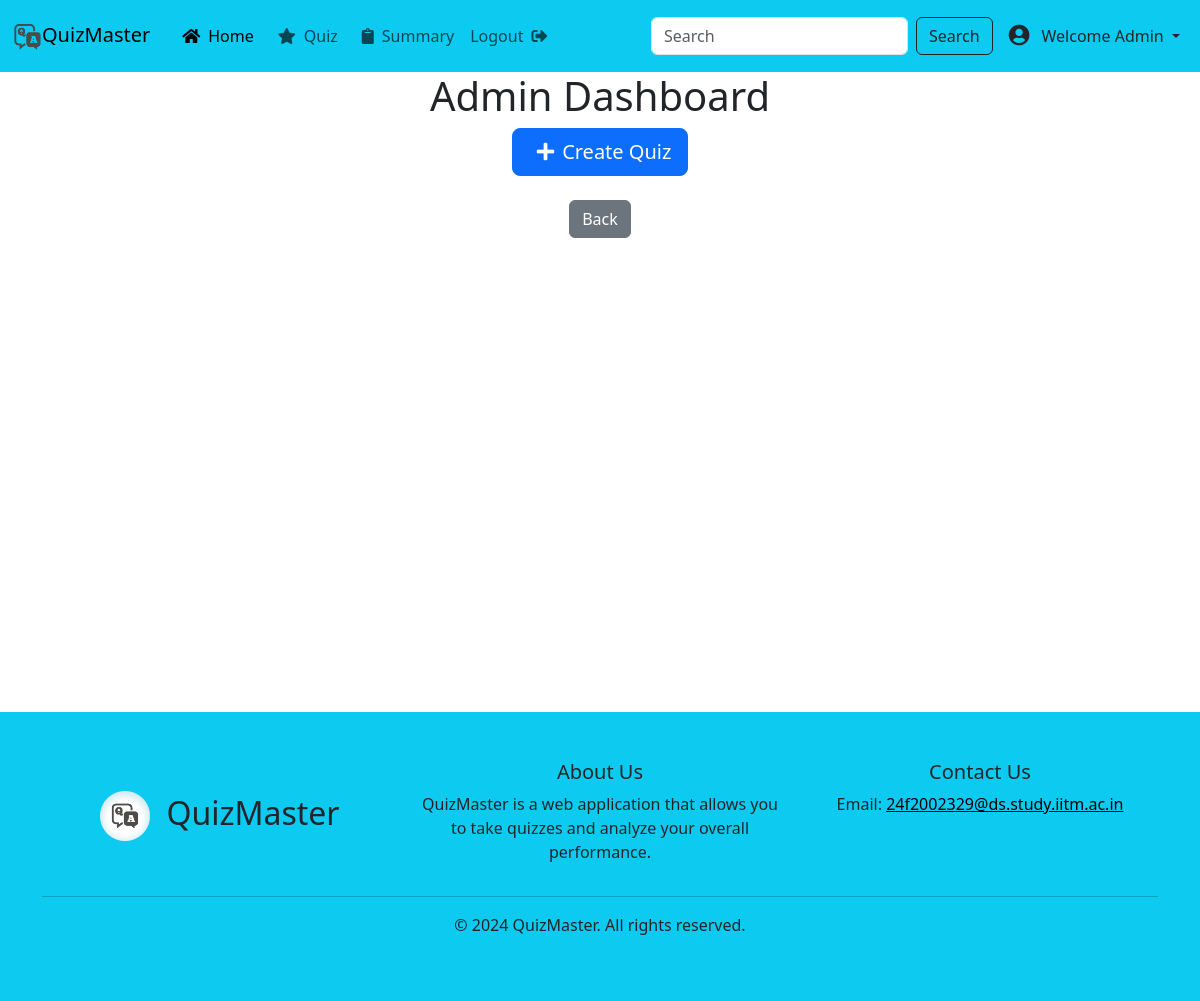
The app's page /admin/quiz (signed in), older data.
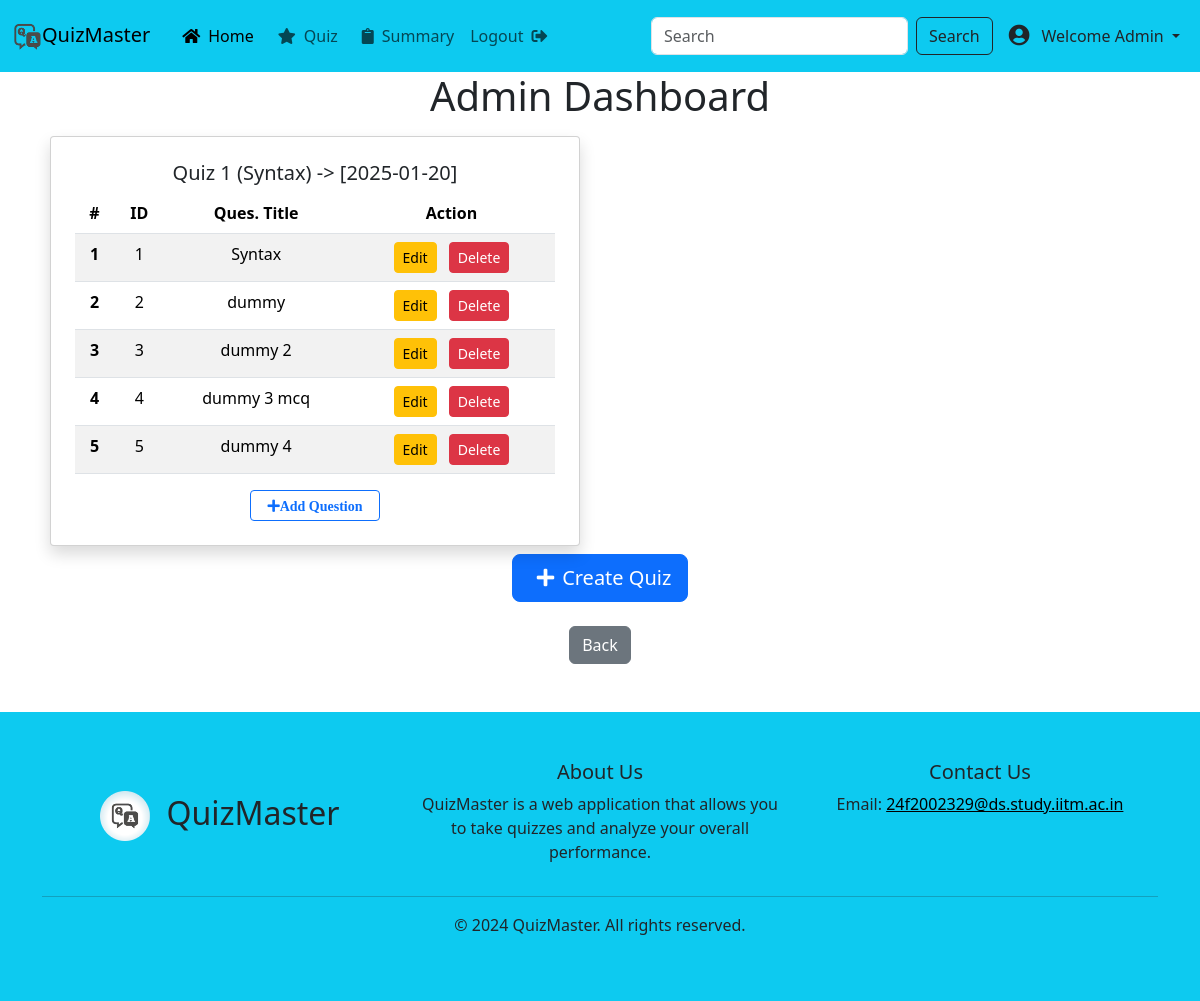
The same page, newer data.
### app/models/models.py (models this page shows)
class Quiz(db.Model):
    id = db.Column(db.Integer, primary_key=True)
    quiz_date = db.Column(db.DateTime, nullable=True)
    duration = db.Column(db.Integer, nullable=False)
    status = db.Column(db.String(20), default='pending')
    chapter_id = db.Column(db.Integer, db.ForeignKey('chapter.id'), nullable=False)
    questions = db.relationship('Question', backref='quiz', lazy=True)

class Chapter(db.Model):
    id = db.Column(db.Integer, primary_key=True)
    name = db.Column(db.String(100), nullable=False)
    subject_id = db.Column(db.Integer, db.ForeignKey('subject.id'), nullable=False)
    quizzes = db.relationship('Quiz', backref='chapter', lazy=True)

class Question(db.Model):
    id = db.Column(db.Integer, primary_key=True)
    title = db.Column(db.String(200), nullable=False)
    text = db.Column(db.String(500), nullable=False)
    type = db.Column(db.String(20), nullable=False)
    quiz_id = db.Column(db.Integer, db.ForeignKey('quiz.id'), nullable=False)
    option1 = db.Column(db.String(200), nullable=True)
    option2 = db.Column(db.String(200), nullable=True)
    option3 = db.Column(db.String(200), nullable=True)
    option4 = db.Column(db.String(200), nullable=True)
    correct_options = db.Column(db.String(200), nullable=False)
    marks = db.Column(db.Integer, nullable=False, default=4)
    negative_marks = db.Column(db.Integer, nullable=False, default=0)
    question_image = db.Column(db.String(200), nullable=True)
    option1_image = db.Column(db.String(200), nullable=True)
    option2_image = db.Column(db.String(200), nullable=True)
    option3_image = db.Column(db.String(200), nullable=True)
    option4_image = db.Column(db.String(200), nullable=True)

### app/routes/admin.py (the view)
@admin_blueprint.route('/quiz')
def quiz():
    if session.get('role') != 'admin':
        return "Unauthorized", 403
    quizzes = Quiz.query.all()
    subject = Subject.query.all()
    chapters = Chapter.query.all()
    chapter_dict = {chapter.id: chapter.name for chapter in chapters}
    return render_template('admin/quiz.html' , quizzes=quizzes, subject=subject, chapter_dict=chapter_dict)

### app/templates/admin/quiz.html
{% extends "base.html" %}
{% block content %}
<section class="vh-90 content">
    <div class="container text-center">
        <div class="row">
            <h1>Admin Dashboard</h1>
            {% for quiz in quizzes %}
            <div class="col-md-6">
                <div class="card mx-2 my-2 px-2 py-2 shadow ">
                    <div class="card-body">
                        <h5 class="card-title">Quiz {{ quiz.id }} ({{ chapter_dict[quiz.chapter_id] }}) -> [{{ quiz.quiz_date.strftime('%Y-%m-%d')}}]</h5>
                        <table class="table table-striped">
                            <thead>
                                <tr>
                                    <th scope="col">#</th>
                                    <th scope="col">ID</th>
                                    <th scope="col">Ques. Title</th>
                                    <th scope="col">Action</th>
                                </tr>
                            </thead>
                            <tbody>
                                {% for question in quiz.questions %}
                                <tr>
                                    <th scope="row">{{ loop.index }}</th>
                                    <td>{{ question.id }}</td>
                                    <td>{{ question.title }}</td>
                                    <td>
                                        <a class="btn btn-warning btn-sm mx-1" href="{{ url_for('admin.edit_question', question_id=question.id) }}">Edit</a>
                                        <a class="btn btn-danger btn-sm mx-1" href="{{ url_for('admin.delete_question', question_id=question.id) }}">Delete</a>
                                    </td>
                                </tr>
                                {% endfor %}
                            </tbody>
                        </table>
                        <a href="{{ url_for('admin.add_question', quiz_id=quiz.id) }}" class="btn btn-outline-primary btn-sm"><i class="fas fa-plus px-2">Add Question</i></a>
                    </div>
                </div>
            </div>
            {% endfor %}
        </div>
    </div>
    <div class="container text-center">
            <a href="{{url_for('admin.create_quiz')}}" class="btn btn-primary create-quiz-btn btn-lg mb-2"><i class="fas fa-plus px-2"></i>Create Quiz</a>
    </div>
    <div class="text-center">
        <button onclick="history.back()" class="btn btn-secondary mt-3 mb-4">Back</button>
    </div>
</section>
{% endblock %}

### app/templates/base.html (shortened to what this page needs)
<!DOCTYPE html>
<html lang="en">
<head>
    <link rel="stylesheet" href="{{ url_for('static', filename='css/bootstrap.min.css') }}">
    <link rel="stylesheet" href="{{ url_for('static', filename='css/style.css') }}">
    <link rel="stylesheet" href="https://cdnjs.cloudflare.com/ajax/libs/font-awesome/5.15.4/css/all.min.css">
</head>
<body>
    <header>
    <nav class="navbar navbar-expand-lg navbar-light bg-info">
        <div class="container-fluid">
              {% if session['user_id'] == 0 %}
          <a class="navbar-brand site-title" href="{{ url_for('admin.dashboard')}}"><img src="{{ url_for('static', filename='img/logo.png') }}" width="30" height="30">QuizMaster</a>
          <div class="collapse navbar-collapse" id="navbarSupportedContent">
            <ul class="navbar-nav me-auto mb-2 mb-lg-0">
              <li class="nav-item">
                <a class="nav-link active" aria-current="page" href="{{ url_for('admin.dashboard')}}"><i class="fas fa-home px-2"></i>Home</a>
              </li>
              <li class="nav-item">
                <a class="nav-link" href="{{ url_for('admin.quiz') }}"><i class="fas fa-star px-2"></i>Quiz</a>
              </li>
              <li class="nav-item">
                <a class="nav-link" href="{{ url_for('admin.summary') }}"><i class="fas fa-clipboard px-2"></i>Summary</a>
              </li>
                <li class="nav-item">
                <a class="nav-link" href="{{ url_for('admin.logout') }}">Logout<i class="fas fa-sign-out-alt px-2"></i></a>
                </li>
            </ul>
            <form class="d-flex">
              <input class="form-control me-2" type="search" placeholder="Search" aria-label="Search">
              <button class="btn btn-outline-dark" type="submit">Search</button>
            </form>
            <div class="dropdown mx-2 my-3">
              <a class="nav-link dropdown-toggle text-dark mx-auto px-auto" href="#" id="profileDropdown" role="button" data-bs-toggle="dropdown" aria-expanded="false">
                  <i class="fas fa-user-circle fa-lg px-2"></i> Welcome Admin
              </a>
          </div>
          </div>
          {% endif %}
          </div>
      </nav>
    </header>
    <main>
        {% block content %}{% endblock %}
    </main>
    <footer class="footer bg-info">
        <div class="container py-5">
            <div class="row">
                <div class="col-md-4 text-center py-auto my-auto">
                    <h2><img src="{{ url_for('static', filename='img/favicon2.png') }}" class="me-3" alt="logo" style="border-radius: 1rem 0 0 1rem; height: 50px; width: 50px;" />QuizMaster</h2>
                </div>
                <div class="col-md-4 text-center">
                    <h5>About Us</h5>
                    <p>
                      QuizMaster is a web application
                      that allows you to take quizzes
                      and analyze your overall performance.
                   </p>
                </div>
                <div class="col-md-4 text-center">
                    <h5>Contact Us</h5>
                    <ul class="list-unstyled">
                        <li>Email: <a href="mailto:24f2002329@ds.study.iitm.ac.in" style="color: black;">24f2002329@ds.study.iitm.ac.in</a></li>
                    </ul>
                </div>
            </div>
            <hr>
            <p class="text-center" >&copy; 2024 QuizMaster. All rights reserved.</p>
            </div>
    </footer>
</body>
</html>

### app/static/css/style.css (style rules this page uses)
body, html { height: 90vh; }
.content { min-height: 80vh; }
.footer { position: relative; bottom: 0; width: 100%; }
.card { border-radius: 4px; background: #fff; box-shadow: 0 6px 10px rgba(0,0,0,.08), 0 0 6px rgba(0,0,0,.05); transition: .3s transform cubic-bezier(.155,1.105,.295,1.12),.3s box-shadow,.3s -webkit-transform cubic-bezier(.155,1.105,.295,1.12); padding: 14px 80px 18px 36px; cursor: pointer; }
.list-unstyled li { margin-bottom: 10px; }

Row changes from the older to the newer data that the page shows:
added Quiz: id "1", quiz_date "2025-01-20"
added Chapter: name "Syntax"
added Question: id "1", title "Syntax"
added Question: id "2", title "dummy"
added Question: id "3", title "dummy 2"
added Question: id "4", title "dummy 3 mcq"
added Question: id "5", title "dummy 4"
